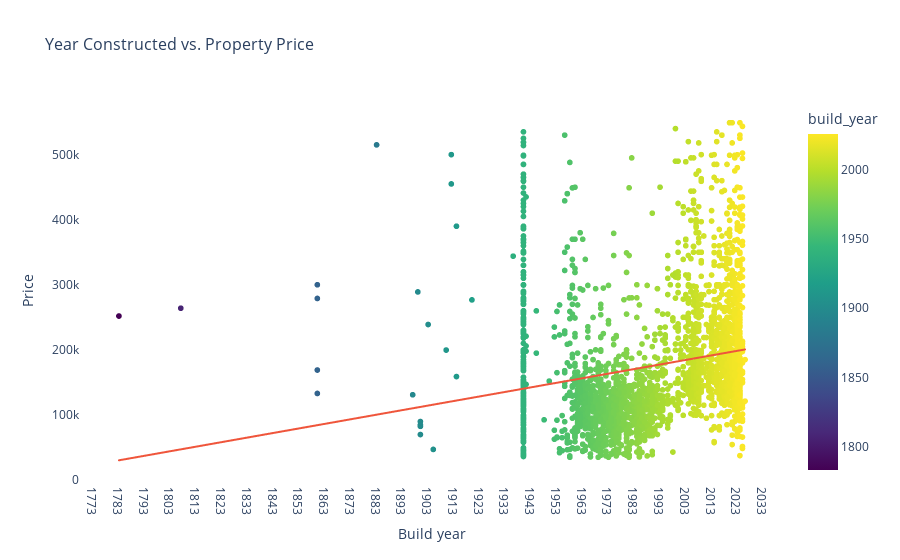

Source (notebook cell):
### Markdown cell above
## Distribution of apartmnents prices  vs year constructed

### Code cell
# Create the scatter plot with a regression line
fig = px.scatter(
    full_data, 
    x='build_year', 
    y='Price', 
    color='build_year',  # Color points by 'Build year'
    trendline='ols',     # Add a trendline
    color_continuous_scale='Viridis',  # Choose a color scale
    labels={'Build year': 'Build year', 'Price': 'Price'},
    title='Year Constructed vs. Property Price'
)

# Update layout for better appearance
fig.update_layout(
    title_font_size=16,
    xaxis_title="Build year",
    yaxis_title="Price",
    plot_bgcolor="rgba(0, 0, 0, 0)",  # Transparent background
    xaxis=dict(
        tickmode='linear',  # Linear ticks for even spacing
        tick0=full_data['build_year'].min(),  # Starting point
        dtick=10            # Interval of 10 years
    )
)

# Show the plot
fig.show()

### Figure 1 — Plotly figure (JSON) as saved in the notebook; plotly's stock layout.template omitted (floating-point values rounded to 4 significant figures; data arrays with more than 128 entries replaced by an {"elided": "..."} marker saying what was removed)
{"data": [{"hovertemplate": "build_year=%{marker.color}<br>Price=%{y}<extra></extra>", "legendgroup": "", "marker": {"color": {"elided": "2933 int values"}, "coloraxis": "coloraxis", "symbol": "circle"}, "mode": "markers", "name": "", "showlegend": false, "type": "scattergl", "x": {"elided": "2933 int values"}, "xaxis": "x", "y": {"elided": "2933 int values"}, "yaxis": "y"}, {"hovertemplate": "<b>OLS trendline</b><br>Price = 701.029 * build_year + -1.21963e+06<br>R<sup>2</sup>=0.041590<br><br>build_year=%{x}<br>Price=%{y} <b>(trend)</b><extra></extra>", "legendgroup": "", "marker": {"symbol": "circle"}, "mode": "lines", "name": "", "showlegend": false, "type": "scattergl", "x": {"elided": "2933 int values"}, "xaxis": "x", "y": {"elided": "2933 float values"}, "yaxis": "y"}], "layout": {"coloraxis": {"colorbar": {"title": {"text": "build_year"}}, "colorscale": [[0, "#440154"], [0.1111, "#482878"], [0.2222, "#3e4989"], [0.3333, "#31688e"], [0.4444, "#26828e"], [0.5556, "#1f9e89"], [0.6667, "#35b779"], [0.7778, "#6ece58"], [0.8889, "#b5de2b"], [1, "#fde725"]]}, "legend": {"tracegroupgap": 0}, "plot_bgcolor": "rgba(0, 0, 0, 0)", "title": {"font": {"size": 16}, "text": "Year Constructed vs. Property Price"}, "xaxis": {"anchor": "y", "domain": [0, 1], "dtick": 10, "tick0": 1783, "tickmode": "linear", "title": {"text": "Build year"}}, "yaxis": {"anchor": "x", "domain": [0, 1], "title": {"text": "Price"}}}}
